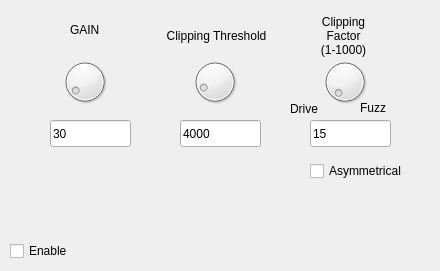
    <widget class="QWidget" name="tab_3">
     <attribute name="title">
      <string>Dist</string>
     </attribute>
     <widget class="QDial" name="DGainDial">
      <property name="geometry">
       <rect>
        <x>60</x>
        <y>50</y>
        <width>50</width>
        <height>64</height>
       </rect>
      </property>
      <property name="minimum">
       <number>1</number>
      </property>
      <property name="maximum">
       <number>500</number>
      </property>
      <property name="pageStep">
       <number>10</number>
      </property>
      <property name="value">
       <number>30</number>
      </property>
     </widget>
     <widget class="QDial" name="dial_2">
      <property name="geometry">
       <rect>
        <x>190</x>
        <y>50</y>
        <width>50</width>
        <height>64</height>
       </rect>
      </property>
      <property name="minimum">
       <number>500</number>
      </property>
      <property name="maximum">
       <number>32000</number>
      </property>
      <property name="pageStep">
       <number>100</number>
      </property>
      <property name="value">
       <number>4000</number>
      </property>
     </widget>
     <widget class="QLabel" name="label_3">
      <property name="geometry">
       <rect>
        <x>70</x>
        <y>20</y>
        <width>41</width>
        <height>20</height>
       </rect>
      </property>
      <property name="text">
       <string>GAIN</string>
      </property>
     </widget>
     <widget class="QLabel" name="label_4">
      <property name="geometry">
       <rect>
        <x>166</x>
        <y>10</y>
        <width>101</width>
        <height>51</height>
       </rect>
      </property>
      <property name="text">
       <string>Clipping Threshold</string>
      </property>
      <property name="alignment">
       <set>Qt::AlignCenter</set>
      </property>
      <property name="wordWrap">
       <bool>true</bool>
      </property>
     </widget>
     <widget class="QLabel" name="label_5">
      <property name="geometry">
       <rect>
        <x>310</x>
        <y>10</y>
        <width>67</width>
        <height>51</height>
       </rect>
      </property>
      <property name="text">
       <string>Clipping Factor (1-1000)</string>
      </property>
      <property name="alignment">
       <set>Qt::AlignCenter</set>
      </property>
      <property name="wordWrap">
       <bool>true</bool>
      </property>
     </widget>
     <widget class="QDial" name="DClipFDial">
      <property name="geometry">
       <rect>
        <x>320</x>
        <y>50</y>
        <width>50</width>
        <height>64</height>
       </rect>
      </property>
      <property name="minimum">
       <number>1</number>
      </property>
      <property name="maximum">
       <number>10000</number>
      </property>
      <property name="value">
       <number>15</number>
      </property>
     </widget>
     <widget class="QLineEdit" name="DGainLN">
      <property name="geometry">
       <rect>
        <x>50</x>
        <y>120</y>
        <width>81</width>
        <height>27</height>
       </rect>
      </property>
      <property name="inputMethodHints">
       <set>Qt::ImhDigitsOnly</set>
      </property>
      <property name="text">
       <string>30</string>
      </property>
     </widget>
     <widget class="QLineEdit" name="DClipLN">
      <property name="geometry">
       <rect>
        <x>180</x>
        <y>120</y>
        <width>81</width>
        <height>27</height>
       </rect>
      </property>
      <property name="inputMethodHints">
       <set>Qt::ImhDigitsOnly</set>
      </property>
      <property name="text">
       <string>4000</string>
      </property>
     </widget>
     <widget class="QLineEdit" name="DCFactLN">
      <property name="geometry">
       <rect>
        <x>310</x>
        <y>120</y>
        <width>81</width>
        <height>27</height>
       </rect>
      </property>
      <property name="inputMethodHints">
       <set>Qt::ImhDigitsOnly</set>
      </property>
      <property name="text">
       <string>15</string>
      </property>
     </widget>
     <widget class="QLabel" name="label_6">
      <property name="geometry">
       <rect>
        <x>290</x>
        <y>100</y>
        <width>41</width>
        <height>17</height>
       </rect>
      </property>
      <property name="text">
       <string>Drive</string>
      </property>
     </widget>
     <widget class="QLabel" name="label_7">
      <property name="geometry">
       <rect>
        <x>360</x>
        <y>100</y>
        <width>41</width>
        <height>16</height>
       </rect>
      </property>
      <property name="text">
       <string>Fuzz</string>
      </property>
     </widget>
     <widget class="QCheckBox" name="checkBox">
      <property name="geometry">
       <rect>
        <x>10</x>
        <y>240</y>
        <width>71</width>
        <height>22</height>
       </rect>
      </property>
      <property name="text">
       <string>Enable</string>
      </property>
     </widget>
     <widget class="QCheckBox" name="checkBox_10">
      <property name="geometry">
       <rect>
        <x>310</x>
        <y>160</y>
        <width>121</width>
        <height>22</height>
       </rect>
      </property>
      <property name="text">
       <string>Asymmetrical</string>
      </property>
     </widget>
    </widget>
